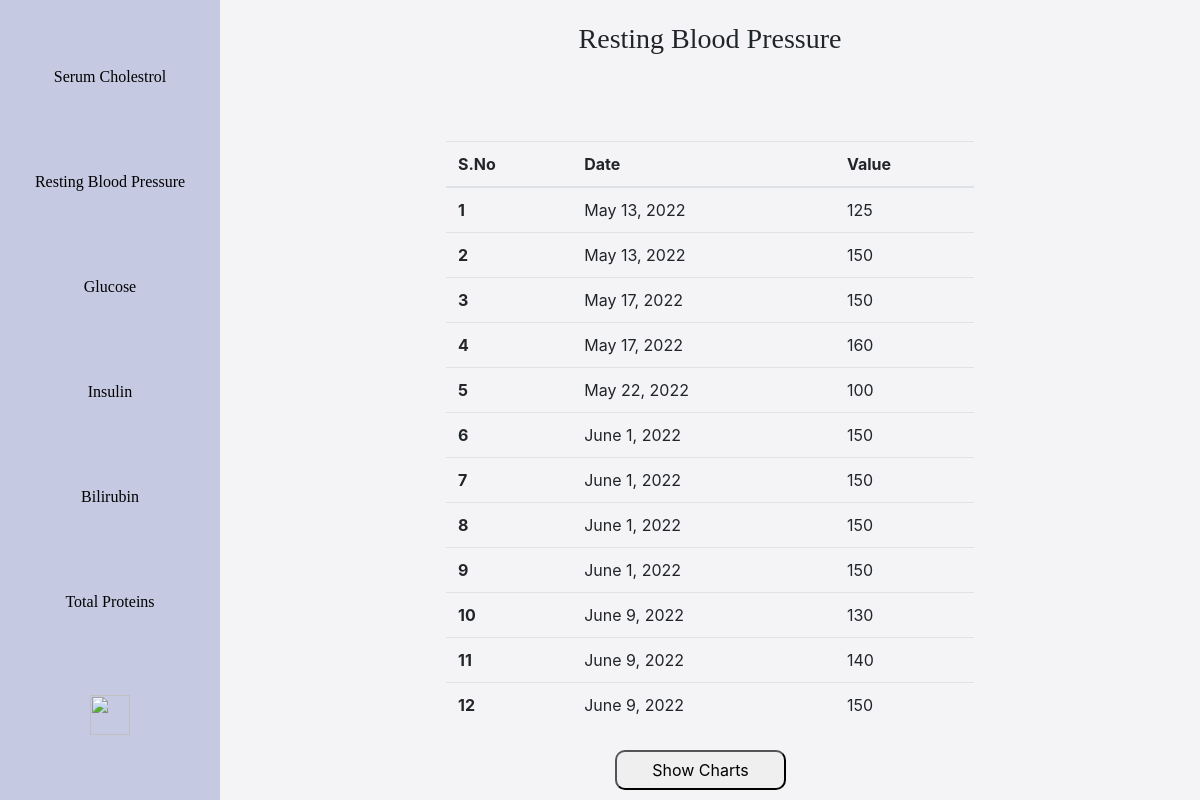
Screenshot of /analyze/restingBloodPressure/ (signed in) with the database file from the repository.
### backend/models.py (models this page shows, shortened)
class HeartPatient(models.Model):
    user = models.ForeignKey(User, on_delete=models.CASCADE)
    age = models.CharField(max_length=3, blank = False)
    sex = models.CharField(max_length=6, choices=GENDER_CHOICE, default='Male')
    chest_pain_type = models.CharField(max_length=20, choices = CHEST_PAIN_CHOICE, default='Typical Angina')
    resting_blood_pressure = models.CharField(max_length=3, blank = False)
    serum_cholesterol = models.CharField(max_length=4, blank = False)
    fasting_blood_sugar_greater_than_120 = models.CharField(max_length=10, choices=[('True', 'True'), ('False', 'False')], default='False')
    resting_electrocardiographic_results = models.CharField(max_length=20, choices = [('Normal', 'Normal'), ('Having ST-T','Having ST-T'), ('Hypertrophy','Hypertrophy')], default="Normal")
    exercise_induced_angina = models.CharField(max_length=10, choices=[('True', 'True'), ('False', 'False')], default='False')
    old_peak = models.CharField(max_length=5, default="0")
    slope = models.CharField(max_length=5, default="0")
    number_of_major_vessels_coloured_by_flouroscopy = models.CharField(max_length=1, default="0")
    date = models.DateTimeField(auto_now_add=True)

### backend/views.py (the view, shortened to what this page needs)
# urls.py: path('analyze/<str:parameter>/', views.analyze1, name='analyze'),
@login_required
def analyze1(request, parameter):
    current_user = request.user
    heart_array = HeartPatient.objects.all().filter(user=current_user)
    diabetes_array = DiabetesPatient.objects.all().filter(user=current_user)
    liver_array = LiverPatient.objects.all().filter(user=current_user)
    def foo(arr, x):
        x_arr = []
        date_array = []
        for record in arr:
            if x == "serum_cholesterol":
                x_arr.append(record.serum_cholesterol)
            elif x == "resting_blood_pressure":
                x_arr.append(record.resting_blood_pressure)
            elif x == "glucose":
                x_arr.append(record.glucose)
            elif x == "insulin":
                x_arr.append(record.insulin)
            elif x == "bilirubin":
                x_arr.append(record.total_bilirubin)
            elif x == "total_protiens":
                x_arr.append(record.total_protiens)
            date_array.append(record.date.date())
        return [x_arr, date_array]
    context = {}
    test_taken = False
    if parameter == "cholesterol":
        temp = foo(heart_array, 'serum_cholesterol')
        context['value_array'] = temp[0]
        context['date_array'] = temp[1]
        list = zip(temp[0], temp[1])
        context['list'] = list
        context['value'] = 'serum_cholesterol'
        context['heading'] = 'Serum Cholesterol'
        test_taken = True
    elif parameter == "restingBloodPressure":
        temp = foo(heart_array, 'resting_blood_pressure')
        context['value_array'] = temp[0]
        context['date_array'] = temp[1]
        context['list'] = zip(temp[0], temp[1])
        context['value'] = 'resting_blood_pressure'
        context['heading'] = 'Resting Blood Pressure'
        test_taken = True
    context['test_taken'] = test_taken
    print(test_taken)
    return render(request,'backend/analyze.html', context)

### backend/templates/backend/analyze.html (shortened to what this page needs)
{% extends "backend/base.html"%}
{% load crispy_forms_tags %}
{% load static %}
{% block content %}
<body>
  <div class="sidebar">
    <a href="{% url 'analyze' 'cholesterol' %}">
      Serum Cholestrol
    </a>
    <a href="{% url 'analyze' 'restingBloodPressure' %}">
      Resting Blood Pressure
    </a>
    <a href="{% url 'analyze' 'glucose' %}">
      Glucose
    </a>
    <a href="{% url 'analyze' 'insulin' %}">
      Insulin
    </a>
    <a href="{% url 'analyze' 'bilirubin' %}">
      Bilirubin
    </a>
    <a href="{% url 'analyze' 'total_protiens' %}">
      Total Proteins
    </a>
    <a href="{% url 'home' %}">
      <img src="https://upload.wikimedia.org/wikipedia/commons/thumb/e/e6/Home_Icon.svg/2048px-Home_Icon.svg.png" class="home-img">
    </a>
  </div>
  <div class="content">
    <h3>{{heading}}</h3>
    {% if list %}
    <table class="table">
      <thead>
        <tr>
          <th scope="col">S.No</th>
          <th scope="col">Date</th>
          <th scope="col">Value</th>
        </tr>
      </thead>
      <tbody>
        {% for date, value in list %}
        <tr>
          <th scope="row">{{forloop.counter}}</th>
          <td>{{value}}</td>
          <td>{{date}}</td>
        </tr>
        {% endfor %}
      </tbody>
    </table>
    <button class="show-chart-btn">Show Charts</button>
    {% else %}
    <h2> It looks like you haven't take the test of the disease which includes this parameter. </h2>
    {% endif %}
  </div>
</body>
{% endblock %}

### backend/templates/backend/analyze.html (style rules this page uses)
body { box-sizing: border-box; background-color: #e3e1e95c; height: 100vh; width: 100vw; margin: 0 !important; overflow-x: hidden; }
.sidebar { margin: 0; padding: 0; width: 220px; background-color: #9ba2cf87; position: fixed; height: 100%; overflow: auto; display: flex; flex-direction: column; justify-content: space-evenly; }
.sidebar a { color: black; text-align: center; padding: 16px; text-decoration: none; font-family: 'Arvo', serif; }
.home-img { width: 40px; height: 40px; }
div.content { margin-left: 220px; padding: 1px 16px; height: 100vh; }
.content h3 { padding-top: 5px; padding-bottom: 5px; margin-top: 2vh; text-align: center; font-family: 'Arvo', serif; }
.table { width: calc(100% - 35vw); margin: auto; margin-top: 10vh ; }
.show-chart-btn { width: 18%; height: 5vh; border-radius: 10px; margin-left: 40%; margin-top: 2.5%; }

### rows the page displays
HeartPatient: list "125"
HeartPatient: list "150"
HeartPatient: list "150"
HeartPatient: list "160"
HeartPatient: list "100"
HeartPatient: list "150"
HeartPatient: list "150"
HeartPatient: list "150"
HeartPatient: list "150"
HeartPatient: list "130"
HeartPatient: list "140"
HeartPatient: list "150"

### other values shown
{{ heading }} "Resting Blood Pressure"
{{ value }} "May 13, 2022" "May 13, 2022" "May 17, 2022" "May 17, 2022" "May 22, 2022" "June 1, 2022" "June 1, 2022" "June 1, 2022" "June 1, 2022" "June 9, 2022" "June 9, 2022" "June 9, 2022"
